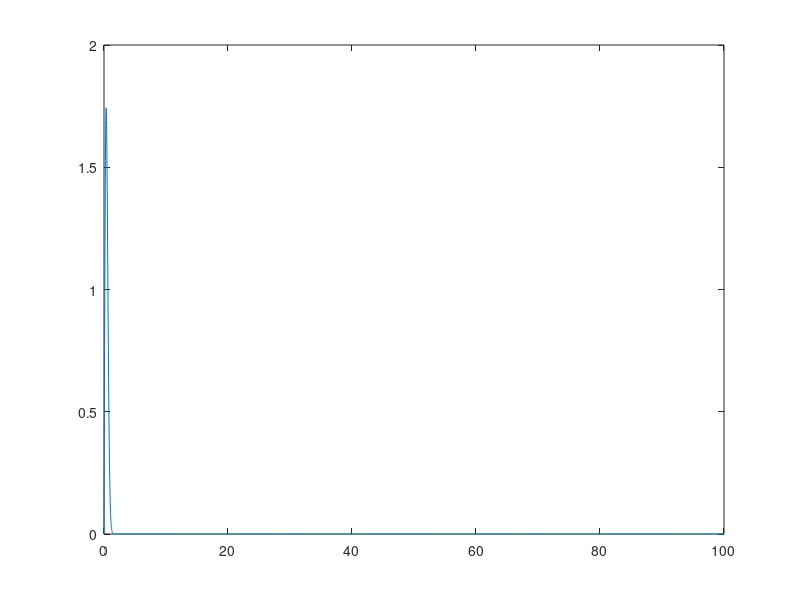
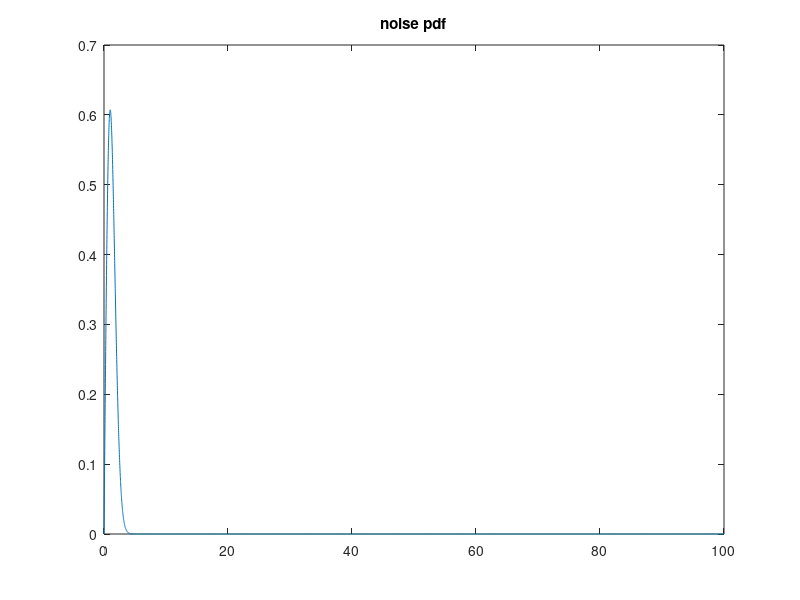

MATLAB code to generate these figures, in order:
%% PLC Model
%function stp2=PLC(D)
%% PLC Model
noise_x =(0:0.01:100);
D=350;
Pt=100;
if 75<D<125
     a0= 9.40*10^(-3);
     a1=  4.20*10^-7;
    %b0=(-0.00009098*D)-0.000001126;
    k=0.7;
elseif 125<D<175
    a0= 1.09*10^(-3);
     a1=  3.36*10^-7;
    %b0=(-0.00009098*D)-0.000001126;
    k=0.7;
elseif 175<D<250
    a0= 9.33*10^(-3);
     a1=  3.24*10^-7;
    %b0=(-0.00009098*D)-0.000001126;
    k=0.7;
elseif 250<D<340
     a0= 8.40*10^(-3);
     a1=  3*10^-9;
    %b0=(-0.00009098*D)-0.000001126;
    k=1;
elseif 340<D<405
     a0= 6.20*10^(-3);
     a1=  4.00*10^-9;
    %b0=(-0.00009098*D)-0.000001126;
    k=1;
end

%  a0 = 0; 
%  a1 = 7.8*10^-10; 
%  k = 1;

f=50;

h_upperlimit = 100; %Upperlimit of h
h_lowerlimit = 0; %Lowerlimit of h 
x= 0.01; %Interval of PDF
X= [h_lowerlimit:x:h_upperlimit];

A_fn= exp(-2*D*(a0+(a1*(f^k))));
%scale= exp(-1*(a0+(a1*(f.^k)))*D);
scale=sqrt(Pt*A_fn/(pi-2));
fn = raylpdf(X,scale);

plot(X,fn)

%% SNR
h2= X.^2;
 Snr_th= 22.6;
 SNR_th=10.^(Snr_th./10);
 %SNR_th= SNR_th.*h2;

 %N0= scale*(sqrt(pi/2));
 N0= (Pt.*h2./SNR_th);
 
   SNR_dB=14; %SNR value in dB
   SNR=10.^(SNR_dB./10); 
  
  3%SNR= SNR.*h2;
   Noise_var_pdf=sqrt(Pt./(SNR));
   Noise_scale=sqrt(Noise_var_pdf/2);
  
  noise_pdf = raylpdf(noise_x,Noise_scale);
  figure(2)
  plot(noise_x, noise_pdf)
  title('noise pdf')
  area2=trapz(noise_x, noise_pdf)
  
  snr_h= SNR.*h2;
  
  mat= noise_pdf.*(fn.');
  for i=1:length(fn)
  [c limit]=  min(abs(N0(i)-noise_x));
  
       if limit==1
          stp1=0
       else
           
           %stp0= noise_pdf(1:limit).*(GGpdf_h.');
           
            stp1(i)= trapz(noise_x(1:limit),mat(i,1:limit));
            
           %stp= trapz(noise_x(1:limit),noise_pdf(1:limit))*trapz(h,GGpdf_h)
           
       end
  end
  stp2=trapz((X),stp1)

       
 BER=trapz(X,0.5.*erfc(sqrt(snr_h./2)).*fn)

%end
